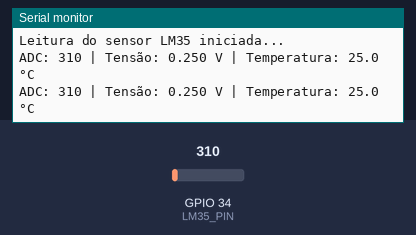
Bench run of a program on a simulated ESP32. On the bench: the last lines printed to the serial monitor. The inputs (shaded band) are chosen by the test bench; at power-on: GPIO 34 (LM35_PIN) = 310 (analog values on the 0–4095 scale).

Above: at 1.8 s.
1.9 s: GPIO 34 (LM35_PIN) set to 372
At 2.8 s:
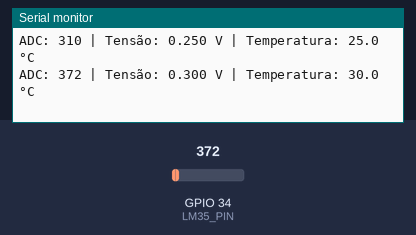
3.4 s: GPIO 34 (LM35_PIN) set to 434
At 4.4 s:
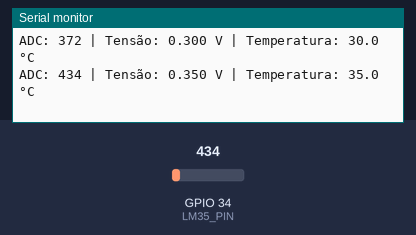
Timing chart, 0 to 6.4 s (numbered marks = the images above; inputs shaded):
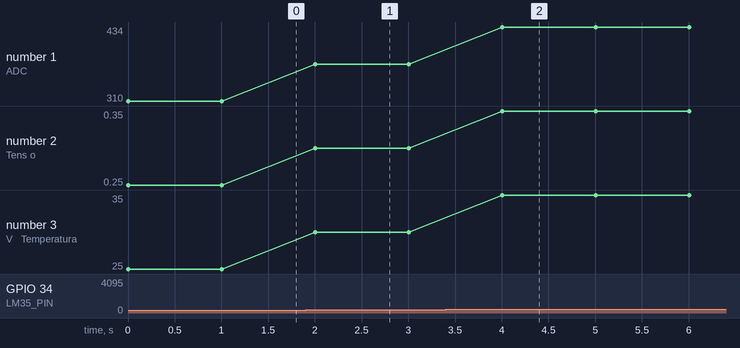

Measured:
- after the input at 1.9 s, the serial monitor: prints a new line after 0.10 s (image 1)
- after the input at 3.4 s, the serial monitor: prints a new line after 0.60 s (image 2)
- plotted number 1: 310 → 372 after the input at 1.9 s, 372 → 434 after the input at 3.4 s
- plotted number 2: 0.25 → 0.3 after the input at 1.9 s, 0.3 → 0.35 after the input at 3.4 s
- plotted number 3: 25 → 30 after the input at 1.9 s, 30 → 35 after the input at 3.4 s

The program:

main.cpp
```cpp
#include <Arduino.h>

#define LM35_PIN 34  // GPIO36 = ADC1_CH0

void setup() {
  Serial.begin(115200);
  analogReadResolution(12); // 12 bits → 0 a 4095
  pinMode(LM35_PIN, INPUT);
  Serial.println("Leitura do sensor LM35 iniciada...");
}

void loop() {
  int adc = analogRead(LM35_PIN);  // valor cru do ADC
  float tensao = adc * (3.3 / 4095.0);  // conversão para Volts (assumindo Vref = 3.3V)
  float temperaturaC = tensao / 0.01;  // LM35: 10mV por grau → 0.01V por °C

  // Impressão
  Serial.print("ADC: ");
  Serial.print(adc);
  Serial.print(" | Tensão: ");
  Serial.print(tensao, 3);
  Serial.print(" V | Temperatura: ");
  Serial.print(temperaturaC, 1);
  Serial.println(" °C");

  delay(1000);
}
```
